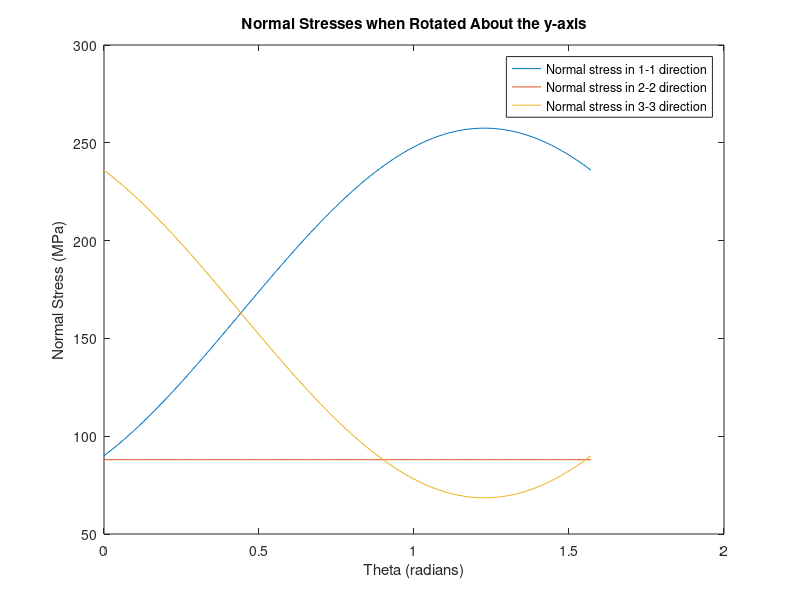
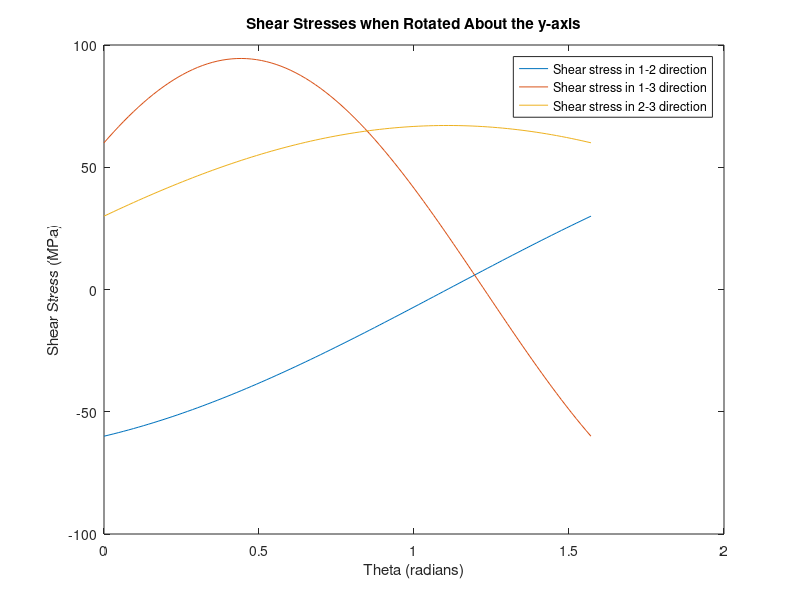
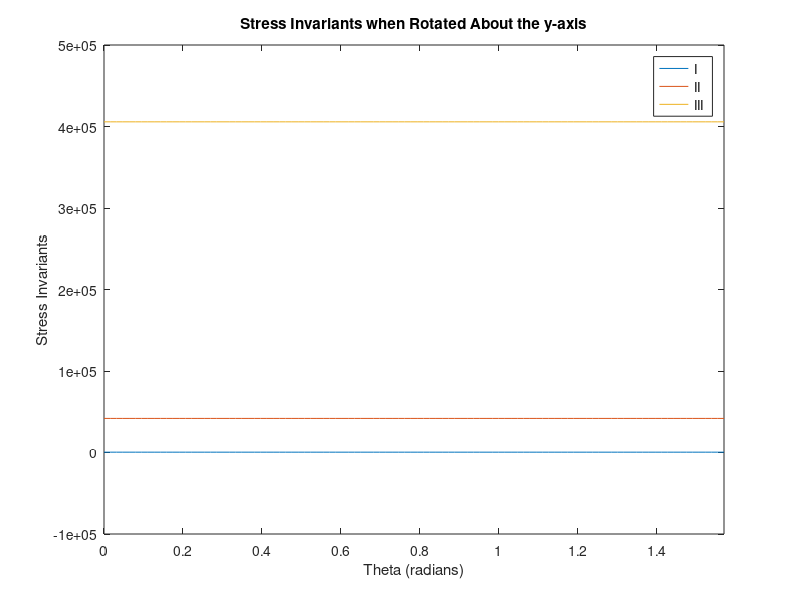

Write MATLAB code to recreate these figures, in order.
%%MEGN 412 - Extended Homework 1 - Problem 1
% Nicole Thomas
% March 1, 2018
%
clear all
clear
clc

%% part A: Plot stress variation components as a function of the rotation angle about the y axis
A = 30; %A is the 5th and 6th digits of my CWID
B = 88; %B is the 7th and 8th digits of my CWID
Theta = linspace(0, pi/2); 
Stress = [3*A, -2*A, 2*A; -2*A, B, A; 2*A, A, 2*(A+B)]; %MPa

%%Initialize stress component matrices
stress_11_y=[];
stress_22_y=[];
stress_33_y=[];
stress_12_y=[];
stress_13_y=[];
stress_23_y=[];

trace_stress = zeros(1,100);
I_stress = zeros(100,1);
II_stress = zeros(100,1);
III_stress = zeros(100,1);

%%Run through all the theta values and put the components into the
%%individual matrices 
for i= 1:length(Theta)
    Rotation_tensor_y= [cos(Theta(i)), 0, sin(Theta(i)); 0 , 1, 0;-sin(Theta(i)), 0, cos(Theta(i))]; %page 2 of coordinate system notes
    Rotation_tensor_transpose_y = Rotation_tensor_y.';
    Rotated_stress_y = Rotation_tensor_y*Stress*Rotation_tensor_transpose_y;
    stress_11_y = [stress_11_y; Rotated_stress_y(1,1)];
    stress_22_y = [stress_22_y; Rotated_stress_y(2,2)];
    stress_33_y = [stress_33_y; Rotated_stress_y(3,3)];
    stress_12_y = [stress_12_y; Rotated_stress_y(1,2)];
    stress_13_y = [stress_13_y; Rotated_stress_y(1,3)];
    stress_23_y = [stress_23_y; Rotated_stress_y(2,3)];
    
    I_stress(i) = Rotated_stress_y(1,1) + Rotated_stress_y(2,2) + Rotated_stress_y(3,3);
    II_stress(i) = Rotated_stress_y(1,1)*Rotated_stress_y(2,2) + Rotated_stress_y(1,1)*Rotated_stress_y(3,3) + ...
    Rotated_stress_y(2,2)*Rotated_stress_y(3,3) - Rotated_stress_y(1,2)^2 - Rotated_stress_y(2,3)^2 - Rotated_stress_y(1,3)^2;
    III_stress(i) = det(Rotated_stress_y);
    
    %trace_stress(i) =  Rotated_stress_y(1,1)+Rotated_stress_y(2,2)+Rotated_stress_y(3,3);
%     I_stress = [I_stress; trace_stress];
%     II_stress = [];
%     III_stress = [];

end
%Plots the 3 normal stresses
figure
plot(Theta, stress_11_y, Theta, stress_22_y, Theta, stress_33_y) 
legend('Normal stress in 1-1 direction','Normal stress in 2-2 direction','Normal stress in 3-3 direction')
title('Normal Stresses when Rotated About the y-axis')
xlabel('Theta (radians)')
ylabel('Normal Stress (MPa)')
%Plot the 3 shear stresses
figure
plot(Theta, stress_12_y, Theta, stress_13_y, Theta, stress_23_y) 
legend('Shear stress in 1-2 direction','Shear stress in 1-3 direction','Shear stress in 2-3 direction')
title('Shear Stresses when Rotated About the y-axis')
xlabel('Theta (radians)')
ylabel('Shear Stress (MPa)')

%% part B:
[Max_11,I] = max(stress_11_y)
Theta_at_max = Theta(I)

%find unit normal traction vector to the max_11 value

%% part C: Plot the values of I, II, and III as a function of theta
% this is in the for loop above

%%Prob 2: 
Stress2 = [-2*A, -A, A; -A, B, A; A, A, 2*B]; %MPa
Max_stresses2 = eig(Stress2)

figure
plot(Theta, I_stress, Theta, II_stress, Theta, III_stress) 
legend('I','II','III')
axis([0 pi/2 -1*10^5 5*10^5])
title('Stress Invariants when Rotated About the y-axis')
xlabel('Theta (radians)')
ylabel('Stress Invariants')

